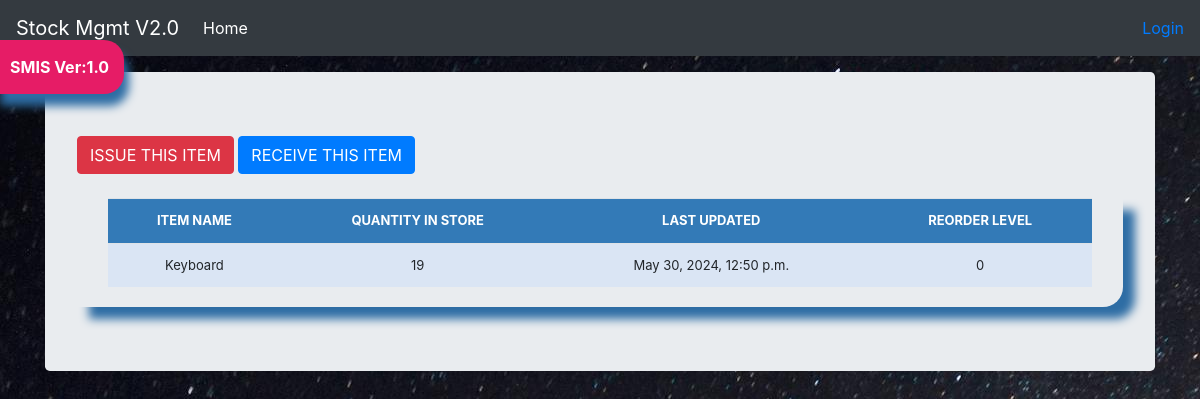
/stock_detail/2/, run on the app's committed database.
### stockmgmt/models.py (models this page shows, shortened)
class Stock(models.Model):
	category = models. ForeignKey(category,on_delete = models.CASCADE,blank = True,null = True)
	item_name = models.CharField(max_length =50, blank=True, null=True)
	quantity = models.IntegerField(default='0', blank=False, null=True)
	receive_quantity = models.IntegerField(default='0', blank=True, null=True)
	receive_by = models.CharField(max_length=50, blank=True, null=True)
	issue_quantity = models.IntegerField(default = '0', blank=True, null=True)
	issue_by = models.CharField(max_length=50, blank=True, null=True)
	issue_to = models.CharField(max_length=50, blank=True, null=True)
	phone_number = models.CharField(max_length=50,blank=True, null=True)
	created_by = models.CharField(max_length = 50, blank =True, null=True)
	reorder_level=models.IntegerField(default='0', blank=True, null=True)
	last_updated = models.DateTimeField(auto_now_add=False,auto_now=True)
	timestamp = models.DateTimeField(auto_now_add=True,auto_now=False)
	date = models.DateTimeField(default = datetime.now)

### stockmgmt/views.py (the view)
# urls.py: path('stock_detail/<str:pk>/', views.stock_detail, name='stock_detail'),
def stock_detail(request,pk):
    queryset = Stock.objects.get(id=pk)
    context = {"queryset":queryset,}
    return render(request,"stock_detail.html",context)

### stockmgmt/templates/stock_detail.html (shortened to what this page needs)
{% load static %}
{% load crispy_forms_tags %}
<!DOCTYPE html>
<html lang="en">
  <head>
 <link href = "{% static 'js/jquery-ui-1.13.3/jquery-ui.min.css' %}" rel = "stylesheet">
    <link href = "{% static 'js/jquery-ui-1.13.3/jquery-ui.structure.min.css' %}" rel = "stylesheet">
    <link href = "{% static 'js/jquery-ui-1.13.3/jquery-ui.theme.min.css' %}" rel = "stylesheet">
      <link href = "{% static 'css/stylesheet.css' %}" rel = "stylesheet">
      <link href = "{% static 'css/bootstrap.min.css' %}" rel = "stylesheet">
    <link href = "{% static 'css/navbar-top-fixed.css' %}" rel = "stylesheet">
  </head>
  <body>
 {% include 'navbar.html' %}
<main role="main" class="container">
  <div class="jumbotron">
    <a href = "{% url 'issue_items' queryset.id %}"><div class ='btn btn-danger'>ISSUE THIS ITEM</div></a>
    <a href = "{% url 'receive_items' queryset.id %}"><div class ='btn btn-primary'>RECEIVE THIS ITEM</div></a><br>
    <br>
    <div class = "display_table">
      <table class ="table">
         <tr>
          <th>ITEM NAME</th>
          <th>QUANTITY IN STORE</th>
          <th>LAST UPDATED</th>
          <th>REORDER LEVEL</th>
        </tr>
      <tr>
        <td>{{queryset.item_name}}</td>
        <td>{{queryset.quantity}}</td>
        <td>{{queryset.last_updated}}</td>
        <td>{{queryset.reorder_level}}</td>
      </tr>
  </div>
</main>
      </body>
</html>

### stockmgmt/static/css/stylesheet.css (style rules this page uses)
body { background-color:#34eb6b; background-image: url("../img/bg.jpg"); }
.table { font-size:13px; text-align:center; width:95%; margin:auto; }
.table tr:nth-child(odd) { background:#B8CAE4; }
.table tr:nth-child(even) { background:#dae5f4; }
th { background-color:#337ab7; color:white; }
.display_table { border-bottom-right-radius: 20px; padding-left: 5px; padding-right: 5px; padding-bottom: 20px; box-shadow: 12px 12px 10px #2e6da4; }

### stockmgmt/static/css/navbar-top-fixed.css (style rules this page uses)
body { min-height: 75rem; padding-top: 4.5rem; }

### data on the page
Stock: item_name "Keyboard", quantity "19", last_updated "May 30, 2024, 12:50 p.m.", reorder_level "0"
